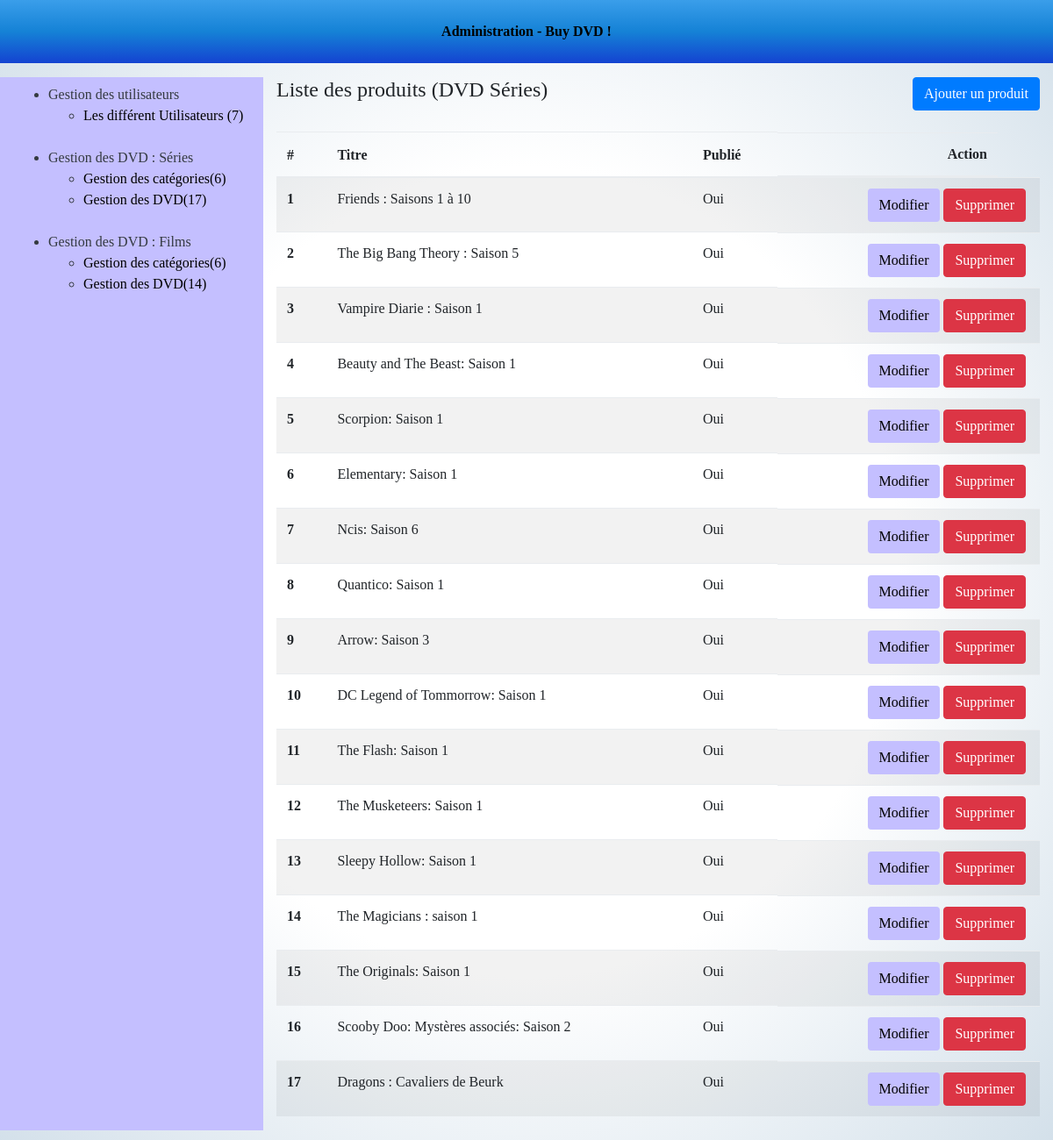
Page /admin/dvdserie-list.php (signed in) on the committed database.
### tables this page shows
CREATE TABLE `dvd_serie` (
  `id` int(11) NOT NULL,
  `title` varchar(255) NOT NULL,
  `image` varchar(255) DEFAULT NULL,
  `summary` longtext NOT NULL,
  `prix` varchar(255) NOT NULL,
  `prix2` varchar(255) NOT NULL,
  `realisateur` text NOT NULL,
  `language_subtitle` varchar(255) NOT NULL,
  `acteur` text NOT NULL,
  `content` varchar(255) NOT NULL,
  `created_at` date NOT NULL,
  `is_published` tinyint(1) NOT NULL,
  `format` varchar(255) NOT NULL,
  `editeur` varchar(255) NOT NULL,
  `qualite` varchar(255) NOT NULL,
  `type_color` varchar(255) NOT NULL,
  `stereo` varchar(255) NOT NULL,
  `public` varchar(255) NOT NULL,
  `imageOne` varchar(255) NOT NULL,
  `imageTwo` varchar(255) NOT NULL,
  `imageThree` varchar(255) NOT NULL,
  `imageFoor` varchar(255) NOT NULL,
  `imageFive` varchar(255) NOT NULL
);

### admin/dvdserie-list.php (the view, shortened to what this page needs)
<?php
require_once '../tools/_db.php';
$query = $db->query('SELECT * FROM dvd_serie');
$dvdseries = $query->fetchall();
?>
<!DOCTYPE html>
<html>
	<head>
		<?php require 'partials/head_assets.php'; ?>
	</head>
	<body class="index-body">
		<div class="container-fluid">
			<?php require 'partials/header.php'; ?>
			<div class="row my-3 index-content">
				<?php require 'partials/nav.php'; ?>
				<section class="col-9">
					<header class="pb-4 d-flex justify-content-between">
						<h4>Liste des produits (DVD Séries)</h4>
						<a class="btn btn-primary" href="dvdserie-form.php">Ajouter un produit</a>
					</header>
					<table class="table table-striped">
						<thead>
							<tr>
								<th>#</th>
								<th>Titre</th>
								<th>Publié</th>
								<th class="d-flex justify-content-end mr-5">Action</th>
							</tr>
						</thead>
						<tbody>
							<?php if($dvdseries): ?>
							<?php foreach($dvdseries as $dvdserie): ?>
							<tr>
                <th><?php echo htmlentities($dvdserie['id']); ?></th>
								<td><?php echo htmlentities($dvdserie['title']); ?></td>
								<td>
									<?php if($dvdserie['is_published'] == 1): ?>
									Oui
									<?php else: ?>
									Non
									<?php endif; ?>
								</td>
								<td class="d-flex justify-content-end">
									<a href="dvdserie-form.php?dvd_serie_id=<?php echo $dvdserie['id']; ?>&action=edit" class="btn button mr-1">Modifier</a>
									<a onclick="return confirm('Are you sure?')" href="dvdserie-list.php?dvd_serie_id=<?php echo $article['id']; ?>&action=delete" class="btn btn-danger mr-1">Supprimer</a>
								</td>
							</tr>
							<?php endforeach; ?>
							<?php else: ?>
								Aucun article enregistré.
							<?php endif; ?>
						</tbody>
					</table>
				</section>
			</div>
		</div>
	</body>
</html>

### css/moovieseriestv.css (style rules this page uses)
body { margin: 0; padding: 0; font-family: 'Bodoni 72', cursive; background-image: radial-gradient(white, white, #D3E0EA); }
.button, .buttontwo, .buttonThree { background-color:#C4BFFF; }
a { color: black; }

### rows in the picture
dvd_serie: id "1", title "Friends : Saisons 1 à 10", is_published "Oui"
dvd_serie: id "2", title "The Big Bang Theory : Saison 5", is_published "Oui"
dvd_serie: id "3", title "Vampire Diarie : Saison 1", is_published "Oui"
dvd_serie: id "4", title "Beauty and The Beast: Saison 1", is_published "Oui"
dvd_serie: id "5", title "Scorpion: Saison 1", is_published "Oui"
dvd_serie: id "6", title "Elementary: Saison 1", is_published "Oui"
dvd_serie: id "7", title "Ncis: Saison 6", is_published "Oui"
dvd_serie: id "8", title "Quantico: Saison 1", is_published "Oui"
dvd_serie: id "9", title "Arrow: Saison 3", is_published "Oui"
dvd_serie: id "10", title "DC Legend of Tommorrow: Saison 1", is_published "Oui"
dvd_serie: id "11", title "The Flash: Saison 1", is_published "Oui"
dvd_serie: id "12", title "The Musketeers: Saison 1", is_published "Oui"
dvd_serie: id "13", title "Sleepy Hollow: Saison 1", is_published "Oui"
dvd_serie: id "14", title "The Magicians : saison 1", is_published "Oui"
dvd_serie: id "15", title "The Originals: Saison 1", is_published "Oui"
dvd_serie: id "16", title "Scooby Doo: Mystères associés: Saison 2", is_published "Oui"
dvd_serie: id "17", title "Dragons : Cavaliers de Beurk", is_published "Oui"

### other values in the picture
$nbUsers "7"
$nbCategoriesSerie "6"
$nbDvdSeries "17"
$nbCategoriesFilm "6"
$nbDvdFilm "14"
